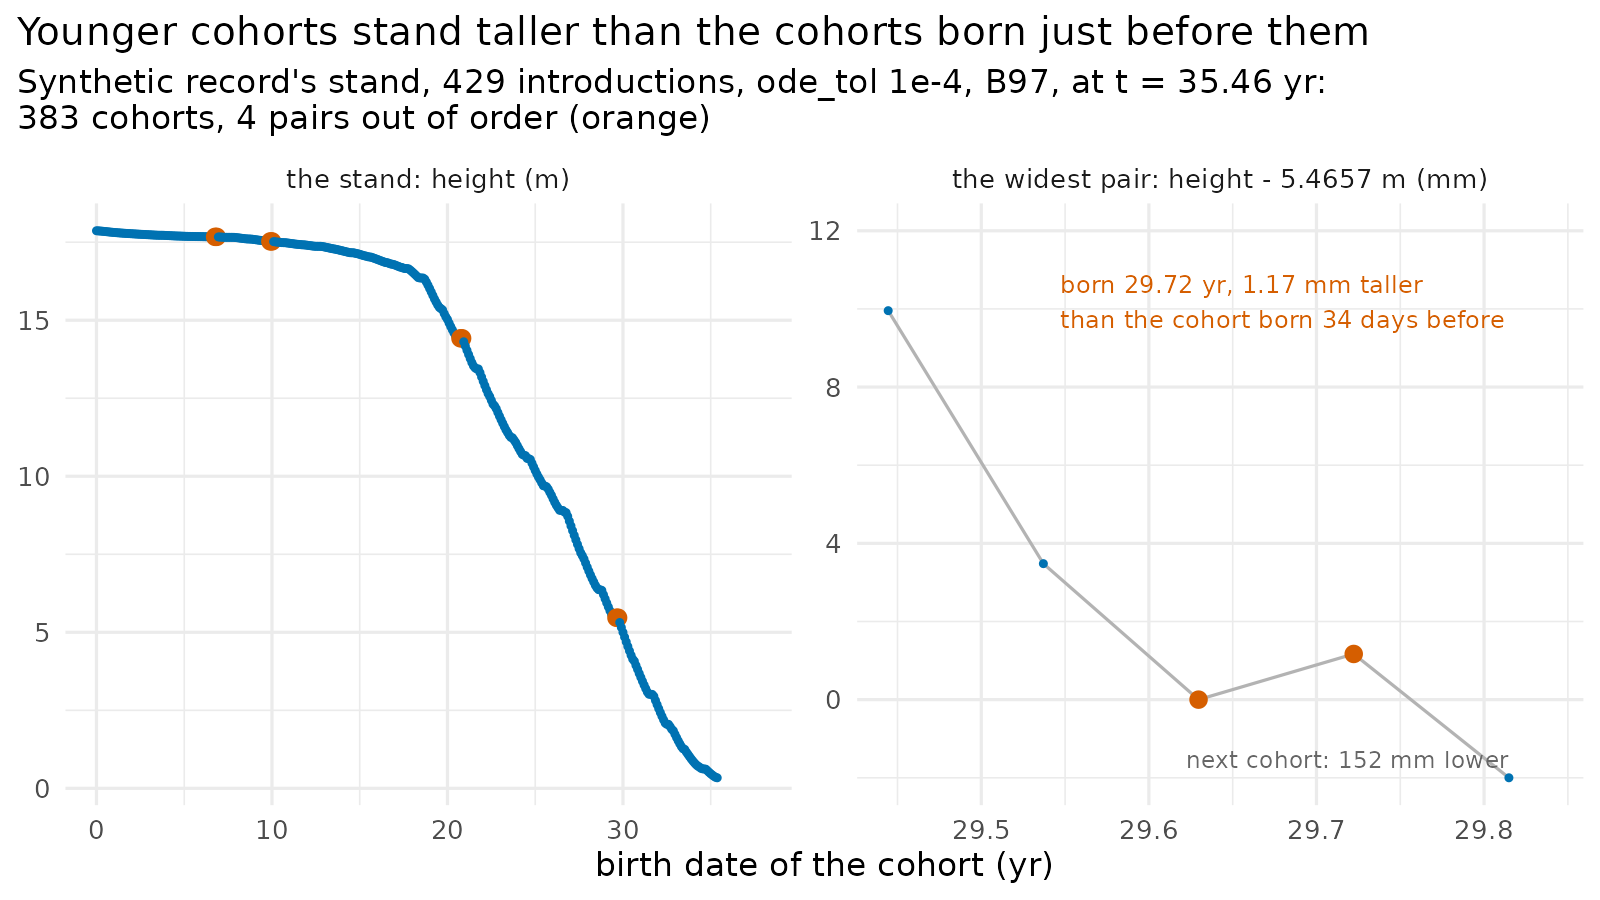

This figure's R source:
# plant-114 mechanism figure: the cohorts' heights against birth date at the
# stop where two crowns are furthest out of order (crossing-heights.csv, from
# crossing-run.R on B97, 429 introductions, ode_tol 1e-4). Left: the whole
# stand, every out-of-order pair marked. Right: the widest pair with the two
# cohorts born before it and the one after (off the scale, 152 mm lower),
# heights relative to the pair's older cohort.
library(ggplot2)
here <- "/home/user/plant-dev/docs/prs/v2/figures/plant-114"
d <- read.csv(file.path(here, "crossing-heights.csv"))
d$i <- seq_len(nrow(d))
up <- c(NA, diff(d$height))
w <- which.max(up)                       # the younger member of the widest pair
near <- d[d$i >= w - 3 & d$i <= w + 1, ]
near$value <- 1000 * (near$height - d$height[w - 1])
near$value <- pmax(near$value, -2)   # the next cohort, 152 mm lower, drawn at the panel edge
whole <- d; whole$value <- d$height
panel <- c("the stand: height (m)", sprintf("the widest pair: height - %.4f m (mm)", d$height[w - 1]))
both <- rbind(data.frame(whole[, c("birth", "value", "crossed")], panel = panel[1]),
              data.frame(near[, c("birth", "value", "crossed")], panel = panel[2]))
both$panel <- factor(both$panel, levels = panel)
both$state <- ifelse(both$crossed, "out of order", "in order")
lab <- data.frame(birth = d$birth[w - 2] + 0.01, value = 9.5,
                  panel = factor(panel[2], levels = panel),
                  label = sprintf("born %.2f yr, %.2f mm taller\nthan the cohort born %.0f days before",
                                  d$birth[w], 1000 * up[w], 365 * (d$birth[w] - d$birth[w - 1])))
p <- ggplot(both, aes(birth, value)) +
  geom_line(colour = "grey70") +
  geom_point(aes(colour = state, size = state)) +
  geom_text(data = lab, aes(label = label), hjust = 0, vjust = 0, size = 3.1, colour = "#D55E00") +
  geom_text(data = data.frame(birth = d$birth[w + 1], value = -2, panel = factor(panel[2], levels = panel),
                              label = sprintf("next cohort: %.0f mm lower", -1000 * (d$height[w + 1] - d$height[w - 1]))),
            aes(label = label), hjust = 1, vjust = -0.6, size = 3, colour = "grey40") +
  geom_blank(data = data.frame(birth = d$birth[w], value = c(-2, 12),
                               panel = factor(panel[2], levels = panel))) +
  facet_wrap(~panel, scales = "free") +
  scale_colour_manual(values = c("in order" = "#0072B2", "out of order" = "#D55E00"), guide = "none") +
  scale_size_manual(values = c("in order" = 0.8, "out of order" = 2.4), guide = "none") +
  scale_x_continuous(expand = expansion(mult = c(0.05, 0.12))) +
  labs(x = "birth date of the cohort (yr)", y = NULL,
       title = "Younger cohorts stand taller than the cohorts born just before them",
       subtitle = sprintf(paste("Synthetic record's stand, 429 introductions, ode_tol 1e-4, B97, at t = %.2f yr:",
                                "\n%d cohorts, %d pairs out of order (orange)"), d$t[1], nrow(d),
                          sum(diff(d$height) > 0))) +
  theme_minimal(base_size = 12) +
  theme(plot.background = element_rect(fill = "white", colour = NA), plot.title.position = "plot")
ragg::agg_png(file.path(here, "crossing.png"), width = 8, height = 4.5, units = "in", res = 200)
print(p); invisible(dev.off())
write.csv(both, file.path(here, "crossing.csv"), row.names = FALSE)
cat(sprintf("t %.4f: %d cohorts, pairs %d, widest %.3f mm born %.4f and %.4f\n", d$t[1], nrow(d),
            sum(diff(d$height) > 0), 1000 * up[w], d$birth[w - 1], d$birth[w]))
